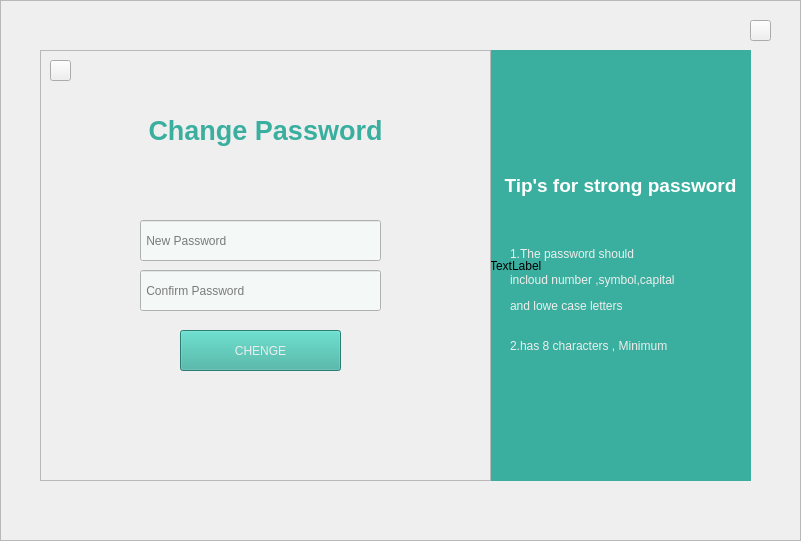
   <widget class="QFrame" name="Recover_FRM_3">
    <property name="geometry">
     <rect>
      <x>0</x>
      <y>570</y>
      <width>801</width>
      <height>541</height>
     </rect>
    </property>
    <property name="frameShape">
     <enum>QFrame::StyledPanel</enum>
    </property>
    <property name="frameShadow">
     <enum>QFrame::Raised</enum>
    </property>
    <widget class="QLabel" name="label_6">
     <property name="geometry">
      <rect>
       <x>0</x>
       <y>0</y>
       <width>801</width>
       <height>541</height>
      </rect>
     </property>
     <property name="text">
      <string/>
     </property>
     <property name="pixmap">
      <pixmap>images/b-1.jpg</pixmap>
     </property>
    </widget>
    <widget class="QFrame" name="frame_3">
     <property name="geometry">
      <rect>
       <x>40</x>
       <y>50</y>
       <width>711</width>
       <height>431</height>
      </rect>
     </property>
     <property name="frameShape">
      <enum>QFrame::StyledPanel</enum>
     </property>
     <property name="frameShadow">
      <enum>QFrame::Raised</enum>
     </property>
     <widget class="QFrame" name="Varify_FRM_2">
      <property name="geometry">
       <rect>
        <x>450</x>
        <y>0</y>
        <width>261</width>
        <height>431</height>
       </rect>
      </property>
      <property name="styleSheet">
       <string notr="true">background-color: rgb(58, 175, 159);</string>
      </property>
      <property name="frameShape">
       <enum>QFrame::StyledPanel</enum>
      </property>
      <property name="frameShadow">
       <enum>QFrame::Raised</enum>
      </property>
      <widget class="QLabel" name="label_16">
       <property name="geometry">
        <rect>
         <x>0</x>
         <y>110</y>
         <width>261</width>
         <height>51</height>
        </rect>
       </property>
       <property name="styleSheet">
        <string notr="true">background-color: transparent;</string>
       </property>
       <property name="text">
        <string>&lt;!DOCTYPE HTML PUBLIC &quot;-//W3C//DTD HTML 4.0//EN&quot; &quot;http://www.w3.org/TR/REC-html40/strict.dtd&quot;&gt;
&lt;html&gt;&lt;head&gt;&lt;meta name=&quot;qrichtext&quot; content=&quot;1&quot; /&gt;&lt;style type=&quot;text/css&quot;&gt;
p, li { white-space: pre-wrap; }
&lt;/style&gt;&lt;/head&gt;&lt;body style=&quot; font-family:'Umpush Light'; font-size:10pt; font-weight:400; font-style:normal;&quot;&gt;
&lt;p align=&quot;center&quot; style=&quot; margin-top:12px; margin-bottom:12px; margin-left:0px; margin-right:0px; -qt-block-indent:0; text-indent:0px;&quot;&gt;&lt;span style=&quot; font-family:'Ubuntu'; font-size:14pt; font-weight:600; color:#ffffff;&quot;&gt;Tip's for strong password&lt;/span&gt;&lt;/p&gt;&lt;/body&gt;&lt;/html&gt;</string>
       </property>
       <property name="alignment">
        <set>Qt::AlignCenter</set>
       </property>
      </widget>
      <widget class="QLabel" name="label_20">
       <property name="geometry">
        <rect>
         <x>20</x>
         <y>180</y>
         <width>231</width>
         <height>181</height>
        </rect>
       </property>
       <property name="styleSheet">
        <string notr="true">background-color: transparent;</string>
       </property>
       <property name="text">
        <string>&lt;html&gt;&lt;head/&gt;&lt;body&gt;&lt;p&gt;&lt;span style=&quot; color:#eeeeec;&quot;&gt;1.The password should&lt;/span&gt;&lt;/p&gt;&lt;p&gt;&lt;span style=&quot; color:#eeeeec;&quot;&gt;incloud number ,symbol,capital&lt;/span&gt;&lt;/p&gt;&lt;p&gt;&lt;span style=&quot; color:#eeeeec;&quot;&gt;and lowe case letters&lt;/span&gt;&lt;span style=&quot; color:#eeeeec;&quot;&gt;&lt;br/&gt;&lt;/span&gt;&lt;/p&gt;&lt;p&gt;&lt;span style=&quot; color:#eeeeec;&quot;&gt;2.has 8 characters , Minimum&lt;/span&gt;&lt;/p&gt;&lt;p align=&quot;center&quot;&gt;&lt;span style=&quot; color:#eeeeec;&quot;&gt;&lt;br/&gt;&lt;/span&gt;&lt;/p&gt;&lt;/body&gt;&lt;/html&gt;</string>
       </property>
       <property name="alignment">
        <set>Qt::AlignLeading|Qt::AlignLeft|Qt::AlignVCenter</set>
       </property>
      </widget>
      <widget class="QLabel" name="label_22">
       <property name="geometry">
        <rect>
         <x>0</x>
         <y>0</y>
         <width>261</width>
         <height>431</height>
        </rect>
       </property>
       <property name="text">
        <string>TextLabel</string>
       </property>
       <property name="scaledContents">
        <bool>true</bool>
       </property>
      </widget>
      <zorder>label_22</zorder>
      <zorder>label_20</zorder>
      <zorder>label_16</zorder>
     </widget>
     <widget class="QFrame" name="frame_15">
      <property name="geometry">
       <rect>
        <x>0</x>
        <y>0</y>
        <width>451</width>
        <height>431</height>
       </rect>
      </property>
      <property name="frameShape">
       <enum>QFrame::StyledPanel</enum>
      </property>
      <property name="frameShadow">
       <enum>QFrame::Raised</enum>
      </property>
      <widget class="QLineEdit" name="Username_LE_5">
       <property name="geometry">
        <rect>
         <x>100</x>
         <y>170</y>
         <width>241</width>
         <height>41</height>
        </rect>
       </property>
       <property name="cursor">
        <cursorShape>IBeamCursor</cursorShape>
       </property>
       <property name="styleSheet">
        <string notr="true">background-color: rgb(244, 248, 247);</string>
       </property>
       <property name="cursorPosition">
        <number>0</number>
       </property>
       <property name="placeholderText">
        <string> New Password</string>
       </property>
       <property name="clearButtonEnabled">
        <bool>true</bool>
       </property>
      </widget>
      <widget class="QPushButton" name="Signin_BTN_5">
       <property name="geometry">
        <rect>
         <x>140</x>
         <y>280</y>
         <width>161</width>
         <height>41</height>
        </rect>
       </property>
       <property name="cursor">
        <cursorShape>PointingHandCursor</cursorShape>
       </property>
       <property name="styleSheet">
        <string notr="true">color: rgb(238, 238, 236);
background-color: rgb(57, 175, 159);
</string>
       </property>
       <property name="text">
        <string>CHENGE</string>
       </property>
      </widget>
      <widget class="QLabel" name="label_19">
       <property name="geometry">
        <rect>
         <x>0</x>
         <y>60</y>
         <width>451</width>
         <height>41</height>
        </rect>
       </property>
       <property name="text">
        <string>&lt;html&gt;&lt;head/&gt;&lt;body&gt;&lt;p&gt;&lt;span style=&quot; font-size:20pt; font-weight:600; color:#3aaf9f;&quot;&gt;Change Password&lt;/span&gt;&lt;/p&gt;&lt;/body&gt;&lt;/html&gt;</string>
       </property>
       <property name="alignment">
        <set>Qt::AlignCenter</set>
       </property>
      </widget>
      <widget class="QLineEdit" name="Username_LE_6">
       <property name="geometry">
        <rect>
         <x>100</x>
         <y>220</y>
         <width>241</width>
         <height>41</height>
        </rect>
       </property>
       <property name="cursor">
        <cursorShape>IBeamCursor</cursorShape>
       </property>
       <property name="styleSheet">
        <string notr="true">background-color: rgb(244, 248, 247);</string>
       </property>
       <property name="text">
        <string/>
       </property>
       <property name="cursorPosition">
        <number>0</number>
       </property>
       <property name="placeholderText">
        <string> Confirm Password</string>
       </property>
       <property name="clearButtonEnabled">
        <bool>true</bool>
       </property>
      </widget>
      <widget class="QPushButton" name="pushButton_5">
       <property name="geometry">
        <rect>
         <x>10</x>
         <y>10</y>
         <width>21</width>
         <height>21</height>
        </rect>
       </property>
       <property name="cursor">
        <cursorShape>PointingHandCursor</cursorShape>
       </property>
       <property name="text">
        <string/>
       </property>
       <property name="icon">
        <iconset>
         <normaloff>images/back.png</normaloff>images/back.png</iconset>
       </property>
      </widget>
      <zorder>Signin_BTN_5</zorder>
      <zorder>Username_LE_5</zorder>
      <zorder>Username_LE_6</zorder>
      <zorder>label_19</zorder>
      <zorder>pushButton_5</zorder>
     </widget>
    </widget>
    <widget class="QPushButton" name="pushButton_15">
     <property name="geometry">
      <rect>
       <x>750</x>
       <y>20</y>
       <width>21</width>
       <height>21</height>
      </rect>
     </property>
     <property name="cursor">
      <cursorShape>PointingHandCursor</cursorShape>
     </property>
     <property name="styleSheet">
      <string notr="true">background-color: rgba(transparent)</string>
     </property>
     <property name="text">
      <string/>
     </property>
     <property name="icon">
      <iconset>
       <normaloff>images/close2.png</normaloff>images/close2.png</iconset>
     </property>
    </widget>
   </widget>
